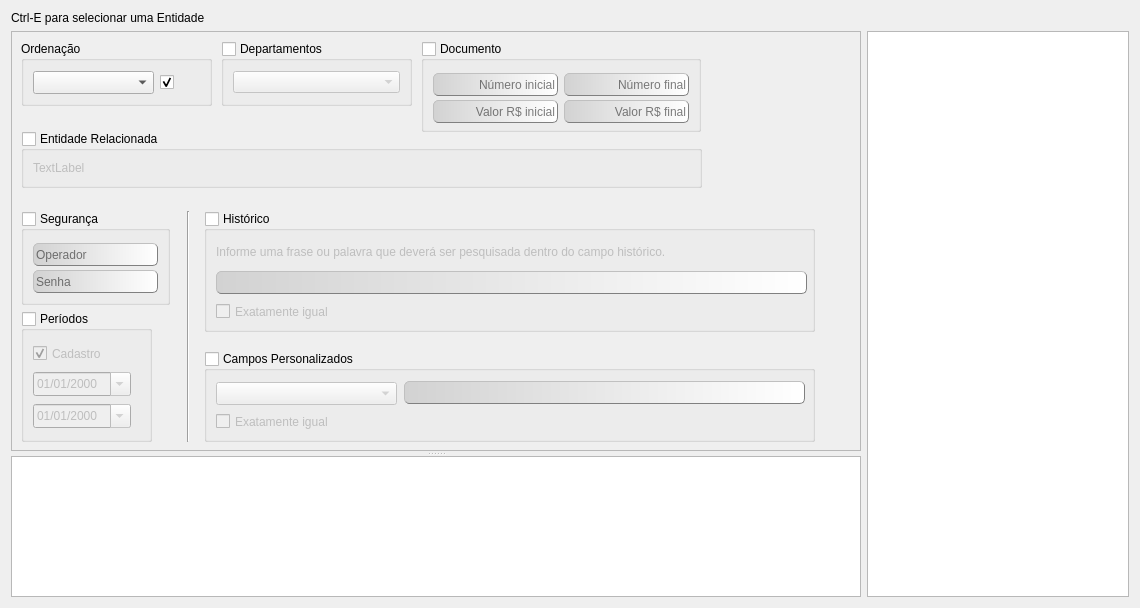
<?xml version="1.0" encoding="UTF-8"?>
<ui version="4.0">
 <author>Puttini, Volnei C.</author>
 <class>AdvSearch</class>
 <widget class="QWidget" name="AdvSearch">
  <property name="geometry">
   <rect>
    <x>0</x>
    <y>0</y>
    <width>1140</width>
    <height>608</height>
   </rect>
  </property>
  <property name="windowTitle">
   <string>Busca Avançada</string>
  </property>
  <property name="windowIcon">
   <iconset resource="application.qrc">
    <normaloff>:/docbase.png</normaloff>:/docbase.png</iconset>
  </property>
  <property name="styleSheet">
   <string notr="true">QLineEdit {
    border: 1px solid gray;
    border-radius: 5px;
	border-style: outset;
	/*background-color: qlineargradient(spread:pad, x1:0, y1:0, x2:1, y2:0, stop:0 rgba(192, 255, 255, 255), stop:1 rgba(255, 255, 255, 255));*/
	
	background-color: qlineargradient(spread:pad, x1:0, y1:0, x2:1, y2:0, stop:0 rgba(210, 210, 210 255), stop:1 rgba(255, 255, 255, 255));
}

QLineEdit::hover {
	selection-background-color: rgb(46, 91, 255);
    border: 1px outset rgb(44, 114, 199);
}</string>
  </property>
  <layout class="QGridLayout" name="gridLayout_8">
   <item row="1" column="1">
    <widget class="QGraphicsView" name="graphicsViewImages"/>
   </item>
   <item row="0" column="0">
    <widget class="QLabel" name="labelEntity">
     <property name="text">
      <string>Ctrl-E para selecionar uma Entidade</string>
     </property>
     <property name="textInteractionFlags">
      <set>Qt::LinksAccessibleByMouse</set>
     </property>
    </widget>
   </item>
   <item row="1" column="0">
    <widget class="QSplitter" name="splitterSearch">
     <property name="styleSheet">
      <string notr="true">QSplitter::handle {
     image: url(&quot;:/splitter.png&quot;);
 }

QSplitter::handle:horizontal {
     width: 5px;
 }

 QSplitter::handle:vertical {
     height: 5px;
 }

QSplitter::handle:pressed {
     url(&quot;:/splitter_pressed.png&quot;);
 }
</string>
     </property>
     <property name="orientation">
      <enum>Qt::Vertical</enum>
     </property>
     <widget class="QFrame" name="frameBusca">
      <property name="sizePolicy">
       <sizepolicy hsizetype="Fixed" vsizetype="Fixed">
        <horstretch>0</horstretch>
        <verstretch>0</verstretch>
       </sizepolicy>
      </property>
      <property name="minimumSize">
       <size>
        <width>850</width>
        <height>420</height>
       </size>
      </property>
      <property name="maximumSize">
       <size>
        <width>850</width>
        <height>420</height>
       </size>
      </property>
      <property name="styleSheet">
       <string notr="true"/>
      </property>
      <property name="frameShape">
       <enum>QFrame::StyledPanel</enum>
      </property>
      <property name="frameShadow">
       <enum>QFrame::Raised</enum>
      </property>
      <widget class="QGroupBox" name="groupBoxSort">
       <property name="geometry">
        <rect>
         <x>10</x>
         <y>10</y>
         <width>191</width>
         <height>65</height>
        </rect>
       </property>
       <property name="title">
        <string>Ordenação</string>
       </property>
       <widget class="QComboBox" name="comboBoxSortFields">
        <property name="geometry">
         <rect>
          <x>12</x>
          <y>30</y>
          <width>121</width>
          <height>23</height>
         </rect>
        </property>
       </widget>
       <widget class="QCheckBox" name="checkBoxSortType">
        <property name="geometry">
         <rect>
          <x>139</x>
          <y>31</y>
          <width>44</width>
          <height>21</height>
         </rect>
        </property>
        <property name="toolTip">
         <string>&lt;html&gt;&lt;head/&gt;&lt;body&gt;&lt;p&gt;&lt;img src=&quot;:/sortascending.png&quot;/&gt; A0-A9&lt;/p&gt;&lt;p&gt;&lt;img src=&quot;:/sortdescending.png&quot;/&gt; Z9-A0&lt;/p&gt;&lt;/body&gt;&lt;/html&gt;</string>
        </property>
        <property name="text">
         <string/>
        </property>
        <property name="icon">
         <iconset resource="application.qrc">
          <normaloff>:/sortascending.png</normaloff>:/sortascending.png</iconset>
        </property>
        <property name="checked">
         <bool>true</bool>
        </property>
       </widget>
      </widget>
      <widget class="QGroupBox" name="groupBoxSecurity">
       <property name="geometry">
        <rect>
         <x>10</x>
         <y>180</y>
         <width>149</width>
         <height>94</height>
        </rect>
       </property>
       <property name="title">
        <string>Segurança</string>
       </property>
       <property name="checkable">
        <bool>true</bool>
       </property>
       <property name="checked">
        <bool>false</bool>
       </property>
       <widget class="QLineEdit" name="lineEditOperator">
        <property name="geometry">
         <rect>
          <x>12</x>
          <y>32</y>
          <width>125</width>
          <height>23</height>
         </rect>
        </property>
        <property name="maxLength">
         <number>15</number>
        </property>
        <property name="placeholderText">
         <string>Operador</string>
        </property>
       </widget>
       <widget class="QLineEdit" name="lineEditPass">
        <property name="geometry">
         <rect>
          <x>12</x>
          <y>59</y>
          <width>125</width>
          <height>23</height>
         </rect>
        </property>
        <property name="maxLength">
         <number>15</number>
        </property>
        <property name="echoMode">
         <enum>QLineEdit::Password</enum>
        </property>
        <property name="placeholderText">
         <string>Senha</string>
        </property>
       </widget>
      </widget>
      <widget class="QGroupBox" name="groupBoxDateRange">
       <property name="geometry">
        <rect>
         <x>10</x>
         <y>280</y>
         <width>131</width>
         <height>131</height>
        </rect>
       </property>
       <property name="styleSheet">
        <string notr="true"/>
       </property>
       <property name="title">
        <string>Períodos</string>
       </property>
       <property name="checkable">
        <bool>true</bool>
       </property>
       <property name="checked">
        <bool>false</bool>
       </property>
       <widget class="QDateEdit" name="dateEditEnd">
        <property name="geometry">
         <rect>
          <x>12</x>
          <y>93</y>
          <width>98</width>
          <height>24</height>
         </rect>
        </property>
        <property name="toolTip">
         <string>Informe a data final</string>
        </property>
        <property name="statusTip">
         <string>Data final para seleção dos documentos que serão selecionados&quot;</string>
        </property>
        <property name="displayFormat">
         <string>dd/MM/yyyy</string>
        </property>
        <property name="calendarPopup">
         <bool>true</bool>
        </property>
       </widget>
       <widget class="QDateEdit" name="dateEditBegin">
        <property name="geometry">
         <rect>
          <x>12</x>
          <y>61</y>
          <width>98</width>
          <height>24</height>
         </rect>
        </property>
        <property name="toolTip">
         <string>Informe a data inicial</string>
        </property>
        <property name="statusTip">
         <string>Data inicial para seleção dos documentos que serão selecionados</string>
        </property>
        <property name="displayFormat">
         <string>dd/MM/yyyy</string>
        </property>
        <property name="calendarPopup">
         <bool>true</bool>
        </property>
       </widget>
       <widget class="QCheckBox" name="checkBoxDateType">
        <property name="geometry">
         <rect>
          <x>12</x>
          <y>32</y>
          <width>161</width>
          <height>21</height>
         </rect>
        </property>
        <property name="text">
         <string>Cadastro</string>
        </property>
        <property name="checked">
         <bool>true</bool>
        </property>
       </widget>
      </widget>
      <widget class="QGroupBox" name="groupBoxDataDoc">
       <property name="geometry">
        <rect>
         <x>410</x>
         <y>10</y>
         <width>280</width>
         <height>91</height>
        </rect>
       </property>
       <property name="title">
        <string>Documento</string>
       </property>
       <property name="checkable">
        <bool>true</bool>
       </property>
       <property name="checked">
        <bool>false</bool>
       </property>
       <widget class="QLineEdit" name="lineEditDocNumBegin">
        <property name="geometry">
         <rect>
          <x>12</x>
          <y>32</y>
          <width>125</width>
          <height>23</height>
         </rect>
        </property>
        <property name="inputMethodHints">
         <set>Qt::ImhDigitsOnly</set>
        </property>
        <property name="maxLength">
         <number>10</number>
        </property>
        <property name="alignment">
         <set>Qt::AlignRight|Qt::AlignTrailing|Qt::AlignVCenter</set>
        </property>
        <property name="placeholderText">
         <string>Número inicial</string>
        </property>
       </widget>
       <widget class="QLineEdit" name="lineEditDocNumEnd">
        <property name="geometry">
         <rect>
          <x>143</x>
          <y>32</y>
          <width>125</width>
          <height>23</height>
         </rect>
        </property>
        <property name="inputMethodHints">
         <set>Qt::ImhDigitsOnly</set>
        </property>
        <property name="maxLength">
         <number>10</number>
        </property>
        <property name="alignment">
         <set>Qt::AlignRight|Qt::AlignTrailing|Qt::AlignVCenter</set>
        </property>
        <property name="placeholderText">
         <string>Número final</string>
        </property>
       </widget>
       <widget class="QLineEdit" name="lineEditDocValueBegin">
        <property name="geometry">
         <rect>
          <x>12</x>
          <y>59</y>
          <width>125</width>
          <height>23</height>
         </rect>
        </property>
        <property name="inputMethodHints">
         <set>Qt::ImhNone</set>
        </property>
        <property name="maxLength">
         <number>12</number>
        </property>
        <property name="alignment">
         <set>Qt::AlignRight|Qt::AlignTrailing|Qt::AlignVCenter</set>
        </property>
        <property name="placeholderText">
         <string>Valor R$ inicial</string>
        </property>
       </widget>
       <widget class="QLineEdit" name="lineEditDocValueEnd">
        <property name="geometry">
         <rect>
          <x>143</x>
          <y>59</y>
          <width>125</width>
          <height>23</height>
         </rect>
        </property>
        <property name="inputMethodHints">
         <set>Qt::ImhNone</set>
        </property>
        <property name="maxLength">
         <number>12</number>
        </property>
        <property name="alignment">
         <set>Qt::AlignRight|Qt::AlignTrailing|Qt::AlignVCenter</set>
        </property>
        <property name="placeholderText">
         <string>Valor R$ final</string>
        </property>
       </widget>
      </widget>
      <widget class="QGroupBox" name="groupBoxHist">
       <property name="geometry">
        <rect>
         <x>193</x>
         <y>180</y>
         <width>611</width>
         <height>121</height>
        </rect>
       </property>
       <property name="title">
        <string>Histórico</string>
       </property>
       <property name="checkable">
        <bool>true</bool>
       </property>
       <property name="checked">
        <bool>false</bool>
       </property>
       <widget class="QCheckBox" name="checkBoxExact">
        <property name="geometry">
         <rect>
          <x>12</x>
          <y>90</y>
          <width>251</width>
          <height>21</height>
         </rect>
        </property>
        <property name="text">
         <string>Exatamente igual</string>
        </property>
       </widget>
       <widget class="QLabel" name="labelNote1">
        <property name="geometry">
         <rect>
          <x>12</x>
          <y>30</y>
          <width>591</width>
          <height>21</height>
         </rect>
        </property>
        <property name="text">
         <string>Informe uma frase ou palavra que deverá ser pesquisada dentro do campo histórico. </string>
        </property>
        <property name="wordWrap">
         <bool>true</bool>
        </property>
       </widget>
       <widget class="QLineEdit" name="lineEditPhrase">
        <property name="geometry">
         <rect>
          <x>12</x>
          <y>60</y>
          <width>591</width>
          <height>23</height>
         </rect>
        </property>
        <property name="maxLength">
         <number>1000</number>
        </property>
       </widget>
      </widget>
      <widget class="QGroupBox" name="groupBoxDpto">
       <property name="geometry">
        <rect>
         <x>210</x>
         <y>10</y>
         <width>191</width>
         <height>65</height>
        </rect>
       </property>
       <property name="title">
        <string>Departamentos</string>
       </property>
       <property name="checkable">
        <bool>true</bool>
       </property>
       <property name="checked">
        <bool>false</bool>
       </property>
       <layout class="QGridLayout" name="gridLayout_6">
        <item row="0" column="0">
         <widget class="QComboBox" name="comboBoxDeptos"/>
        </item>
       </layout>
      </widget>
      <widget class="QGroupBox" name="groupBoxCustomFields">
       <property name="geometry">
        <rect>
         <x>193</x>
         <y>320</y>
         <width>611</width>
         <height>91</height>
        </rect>
       </property>
       <property name="title">
        <string>Campos Personalizados</string>
       </property>
       <property name="checkable">
        <bool>true</bool>
       </property>
       <property name="checked">
        <bool>false</bool>
       </property>
       <widget class="QComboBox" name="comboBoxFieldNames">
        <property name="geometry">
         <rect>
          <x>12</x>
          <y>31</y>
          <width>181</width>
          <height>23</height>
         </rect>
        </property>
        <property name="sizeAdjustPolicy">
         <enum>QComboBox::AdjustToMinimumContentsLength</enum>
        </property>
       </widget>
       <widget class="QLineEdit" name="lineEditDataField">
        <property name="geometry">
         <rect>
          <x>200</x>
          <y>30</y>
          <width>401</width>
          <height>23</height>
         </rect>
        </property>
       </widget>
       <widget class="QCheckBox" name="checkBoxCFExact">
        <property name="geometry">
         <rect>
          <x>12</x>
          <y>60</y>
          <width>271</width>
          <height>21</height>
         </rect>
        </property>
        <property name="text">
         <string>Exatamente igual</string>
        </property>
       </widget>
      </widget>
      <widget class="QGroupBox" name="groupBoxRelatoionship">
       <property name="geometry">
        <rect>
         <x>10</x>
         <y>100</y>
         <width>681</width>
         <height>57</height>
        </rect>
       </property>
       <property name="title">
        <string>Entidade Relacionada</string>
       </property>
       <property name="checkable">
        <bool>true</bool>
       </property>
       <property name="checked">
        <bool>false</bool>
       </property>
       <layout class="QGridLayout" name="gridLayout">
        <item row="0" column="0">
         <widget class="QLabel" name="labelRelationShip">
          <property name="text">
           <string>TextLabel</string>
          </property>
         </widget>
        </item>
       </layout>
      </widget>
      <widget class="Line" name="line">
       <property name="geometry">
        <rect>
         <x>167</x>
         <y>180</y>
         <width>21</width>
         <height>231</height>
        </rect>
       </property>
       <property name="orientation">
        <enum>Qt::Vertical</enum>
       </property>
      </widget>
     </widget>
     <widget class="QTableView" name="tableViewBusca">
      <property name="minimumSize">
       <size>
        <width>192</width>
        <height>0</height>
       </size>
      </property>
      <property name="selectionBehavior">
       <enum>QAbstractItemView::SelectRows</enum>
      </property>
     </widget>
    </widget>
   </item>
  </layout>
 </widget>
 <tabstops>
  <tabstop>comboBoxSortFields</tabstop>
  <tabstop>checkBoxSortType</tabstop>
  <tabstop>groupBoxDpto</tabstop>
  <tabstop>comboBoxDeptos</tabstop>
  <tabstop>groupBoxDataDoc</tabstop>
  <tabstop>lineEditDocNumBegin</tabstop>
  <tabstop>lineEditDocNumEnd</tabstop>
  <tabstop>lineEditDocValueBegin</tabstop>
  <tabstop>lineEditDocValueEnd</tabstop>
  <tabstop>groupBoxRelatoionship</tabstop>
  <tabstop>groupBoxSecurity</tabstop>
  <tabstop>lineEditOperator</tabstop>
  <tabstop>lineEditPass</tabstop>
  <tabstop>groupBoxDateRange</tabstop>
  <tabstop>checkBoxDateType</tabstop>
  <tabstop>dateEditBegin</tabstop>
  <tabstop>dateEditEnd</tabstop>
  <tabstop>groupBoxHist</tabstop>
  <tabstop>lineEditPhrase</tabstop>
  <tabstop>checkBoxExact</tabstop>
  <tabstop>groupBoxCustomFields</tabstop>
  <tabstop>comboBoxFieldNames</tabstop>
  <tabstop>lineEditDataField</tabstop>
  <tabstop>checkBoxCFExact</tabstop>
  <tabstop>tableViewBusca</tabstop>
  <tabstop>graphicsViewImages</tabstop>
 </tabstops>
 <resources>
  <include location="application.qrc"/>
 </resources>
 <connections>
  <connection>
   <sender>tableViewBusca</sender>
   <signal>clicked(QModelIndex)</signal>
   <receiver>AdvSearch</receiver>
   <slot>tableViewBusca_clicked(QModelIndex)</slot>
   <hints>
    <hint type="sourcelabel">
     <x>192</x>
     <y>496</y>
    </hint>
    <hint type="destinationlabel">
     <x>4</x>
     <y>454</y>
    </hint>
   </hints>
  </connection>
 </connections>
 <slots>
  <slot>tableViewBusca_clicked(QModelIndex)</slot>
 </slots>
</ui>
